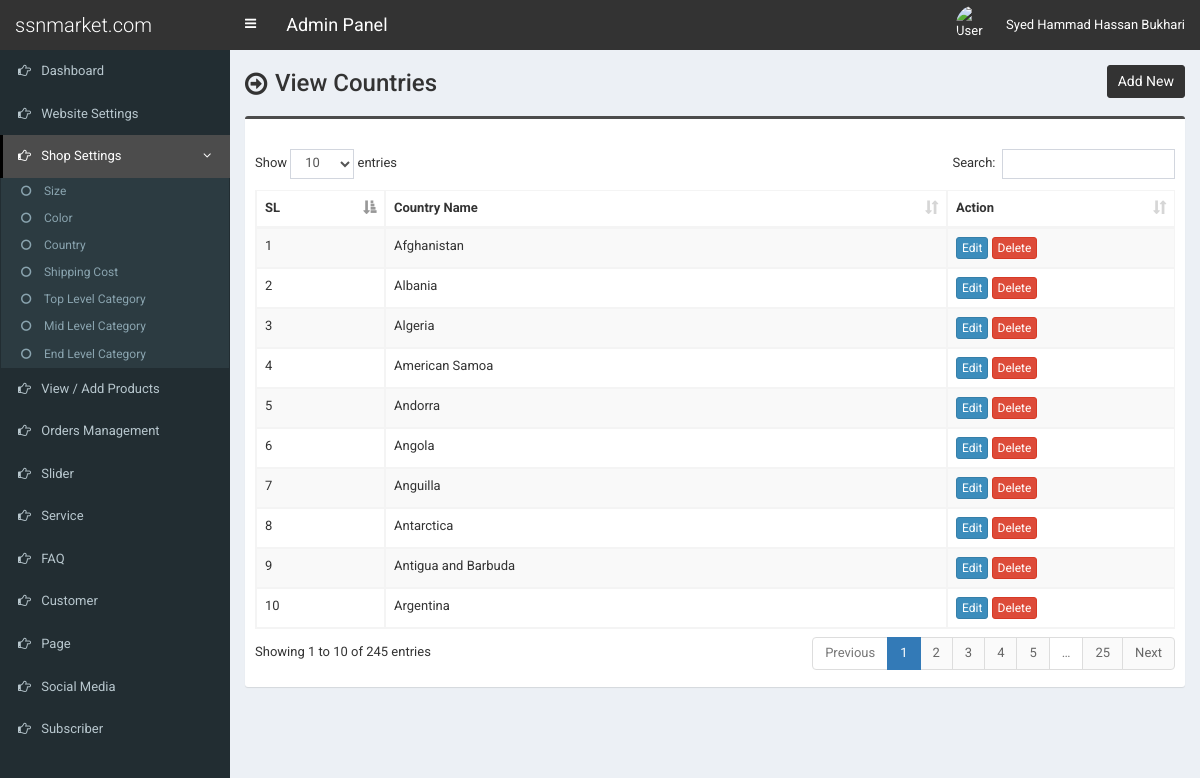
Page /admin/country.php (signed in) on the committed database.
### tables this page shows
CREATE TABLE IF NOT Exists `tbl_country` (
  `country_id` int(11) NOT NULL,
  `country_name` varchar(100) NOT NULL DEFAULT ''
);

### admin/country.php (the view, shortened to what this page needs)
<?php require_once('header.php'); ?>
<section class="content-header">
	<div class="content-header-left">
		<h1>View Countries</h1>
	</div>
	<div class="content-header-right">
		<a href="country-add.php" class="btn btn-primary btn-sm">Add New</a>
	</div>
</section>
<section class="content">
  <div class="row">
    <div class="col-md-12">
      <div class="box box-info">
        <div class="box-body table-responsive">
          <table id="example1" class="table table-bordered table-striped">
			<thead>
			    <tr>
			        <th>SL</th>
			        <th>Country Name</th>
			        <th>Action</th>
			    </tr>
			</thead>
            <tbody>
            	<?php
            	$i=0;
            	$statement = $pdo->prepare("SELECT * FROM tbl_country ORDER BY country_id ASC");
            	$statement->execute();
            	$result = $statement->fetchAll(PDO::FETCH_ASSOC);
            	foreach ($result as $row) {
            		$i++;
            		?>
					<tr>
	                    <td><?php echo $i; ?></td>
	                    <td><?php echo $row['country_name']; ?></td>
	                    <td>
	                        <a href="country-edit.php?id=<?php echo $row['country_id']; ?>" class="btn btn-primary btn-xs">Edit</a>
	                        <a href="#" class="btn btn-danger btn-xs" data-href="country-delete.php?id=<?php echo $row['country_id']; ?>" data-toggle="modal" data-target="#confirm-delete">Delete</a>
	                    </td>
	                </tr>
            		<?php
            	}
            	?>
            </tbody>
          </table>
        </div>
      </div>
</section>
<?php require_once('footer.php'); ?>

### admin/style.css (style rules this page uses)
body { font-size: 13px; font-family: 'Roboto', sans-serif; }
.content-header>h1, .content-header .content-header-left h1 { font-family: 'Roboto', sans-serif; }
.box-info { padding-top: 20px; }
.content-header { overflow: hidden; }
.content-header .content-header-left { float: left; padding-top: 5px; }
.content-header .content-header-right { float: right; }
.content-header .content-header-left h1 { margin-top: 0; margin-bottom: 0; padding-left: 30px; padding-bottom: 5px; font-size: 24px; position: relative; }
.content-header .content-header-left h1:before { position: absolute; top: 0; left: 0; font-family: 'FontAwesome', sans-serif; font-size: 26px; content: '\f18e'; }
.content-header .content-header-right a { position: relative; font-size: 14px; }
.box.box-info { border-top-color: #4c4c4c; }
.content-header .content-header-right a { background-color: #333333; border-color: #333333; }

### rows in the picture
tbl_country: country_name "Afghanistan"
tbl_country: country_name "Albania"
tbl_country: country_name "Algeria"
tbl_country: country_name "American Samoa"
tbl_country: country_name "Andorra"
tbl_country: country_name "Angola"
tbl_country: country_name "Anguilla"
tbl_country: country_name "Antarctica"
tbl_country: country_name "Antigua and Barbuda"
tbl_country: country_name "Argentina"

### other values in the picture
$_SESSION['user']['full_name'] "Syed Hammad Hassan Bukhari"
